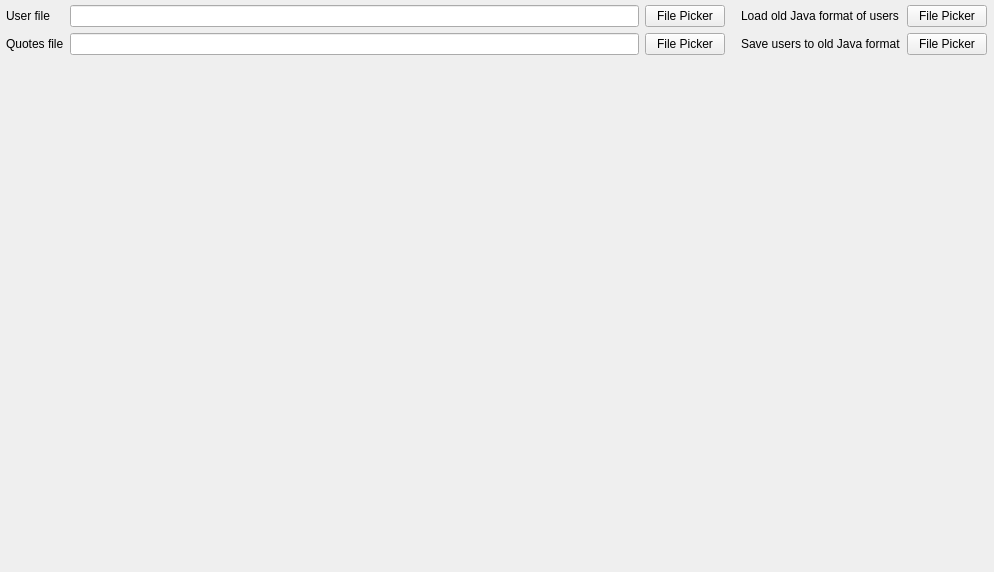
<?xml version="1.0" encoding="UTF-8"?>
<ui version="4.0">
 <class>MainWindow</class>
 <widget class="QMainWindow" name="MainWindow">
  <property name="geometry">
   <rect>
    <x>0</x>
    <y>0</y>
    <width>994</width>
    <height>572</height>
   </rect>
  </property>
  <property name="windowTitle">
   <string>MainWindow</string>
  </property>
  <widget class="QWidget" name="centralwidget">
   <widget class="QWidget" name="horizontalLayoutWidget">
    <property name="geometry">
     <rect>
      <x>1</x>
      <y>0</y>
      <width>991</width>
      <height>551</height>
     </rect>
    </property>
    <layout class="QHBoxLayout" name="horizontalLayout">
     <item>
      <layout class="QGridLayout" name="gridLayoutLeft">
       <property name="leftMargin">
        <number>5</number>
       </property>
       <property name="topMargin">
        <number>5</number>
       </property>
       <property name="rightMargin">
        <number>5</number>
       </property>
       <property name="bottomMargin">
        <number>5</number>
       </property>
       <item row="0" column="1">
        <widget class="QLineEdit" name="editUserFile"/>
       </item>
       <item row="0" column="0">
        <widget class="QLabel" name="lblUserFile">
         <property name="text">
          <string>User file</string>
         </property>
         <property name="buddy">
          <cstring>editUserFile</cstring>
         </property>
        </widget>
       </item>
       <item row="2" column="0">
        <spacer name="verticalSpacer">
         <property name="orientation">
          <enum>Qt::Vertical</enum>
         </property>
         <property name="sizeHint" stdset="0">
          <size>
           <width>20</width>
           <height>40</height>
          </size>
         </property>
        </spacer>
       </item>
       <item row="0" column="2">
        <widget class="QPushButton" name="pickerUserFile">
         <property name="text">
          <string>File Picker</string>
         </property>
        </widget>
       </item>
       <item row="1" column="0">
        <widget class="QLabel" name="lblQuotesFile">
         <property name="text">
          <string>Quotes file</string>
         </property>
         <property name="buddy">
          <cstring>editQuotesFile</cstring>
         </property>
        </widget>
       </item>
       <item row="1" column="1">
        <widget class="QLineEdit" name="editQuotesFile"/>
       </item>
       <item row="1" column="2">
        <widget class="QPushButton" name="pickerQuotesFile">
         <property name="text">
          <string>File Picker</string>
         </property>
        </widget>
       </item>
      </layout>
     </item>
     <item>
      <layout class="QGridLayout" name="gridLayout">
       <property name="leftMargin">
        <number>5</number>
       </property>
       <property name="topMargin">
        <number>5</number>
       </property>
       <property name="rightMargin">
        <number>5</number>
       </property>
       <property name="bottomMargin">
        <number>5</number>
       </property>
       <item row="0" column="1">
        <widget class="QPushButton" name="pickerOldUserFile">
         <property name="text">
          <string>File Picker</string>
         </property>
        </widget>
       </item>
       <item row="0" column="0">
        <widget class="QLabel" name="lblLoadOldFile">
         <property name="text">
          <string>Load old Java format of users</string>
         </property>
         <property name="buddy">
          <cstring>pickerOldUserFile</cstring>
         </property>
        </widget>
       </item>
       <item row="2" column="0">
        <spacer name="verticalSpacer_2">
         <property name="orientation">
          <enum>Qt::Vertical</enum>
         </property>
         <property name="sizeHint" stdset="0">
          <size>
           <width>20</width>
           <height>40</height>
          </size>
         </property>
        </spacer>
       </item>
       <item row="1" column="0">
        <widget class="QLabel" name="lblSaveOldFile">
         <property name="text">
          <string>Save users to old Java format</string>
         </property>
         <property name="buddy">
          <cstring>pickerSaveOldUserFile</cstring>
         </property>
        </widget>
       </item>
       <item row="1" column="1">
        <widget class="QPushButton" name="pickerSaveOldUserFile">
         <property name="text">
          <string>File Picker</string>
         </property>
        </widget>
       </item>
      </layout>
     </item>
    </layout>
   </widget>
  </widget>
  <widget class="QMenuBar" name="menubar">
   <property name="geometry">
    <rect>
     <x>0</x>
     <y>0</y>
     <width>994</width>
     <height>21</height>
    </rect>
   </property>
  </widget>
 </widget>
 <tabstops>
  <tabstop>editUserFile</tabstop>
  <tabstop>pickerUserFile</tabstop>
  <tabstop>editQuotesFile</tabstop>
  <tabstop>pickerQuotesFile</tabstop>
  <tabstop>pickerOldUserFile</tabstop>
  <tabstop>pickerSaveOldUserFile</tabstop>
 </tabstops>
 <resources/>
 <connections>
  <connection>
   <sender>pickerUserFile</sender>
   <signal>clicked()</signal>
   <receiver>MainWindow</receiver>
   <slot>pickUsersFile()</slot>
   <hints>
    <hint type="sourcelabel">
     <x>707</x>
     <y>38</y>
    </hint>
    <hint type="destinationlabel">
     <x>499</x>
     <y>299</y>
    </hint>
   </hints>
  </connection>
  <connection>
   <sender>pickerQuotesFile</sender>
   <signal>clicked()</signal>
   <receiver>MainWindow</receiver>
   <slot>pickQuotesFile()</slot>
   <hints>
    <hint type="sourcelabel">
     <x>707</x>
     <y>67</y>
    </hint>
    <hint type="destinationlabel">
     <x>499</x>
     <y>299</y>
    </hint>
   </hints>
  </connection>
  <connection>
   <sender>pickerOldUserFile</sender>
   <signal>clicked()</signal>
   <receiver>MainWindow</receiver>
   <slot>loadOldFormat()</slot>
   <hints>
    <hint type="sourcelabel">
     <x>948</x>
     <y>38</y>
    </hint>
    <hint type="destinationlabel">
     <x>499</x>
     <y>299</y>
    </hint>
   </hints>
  </connection>
  <connection>
   <sender>pickerSaveOldUserFile</sender>
   <signal>clicked()</signal>
   <receiver>MainWindow</receiver>
   <slot>saveOldFormat()</slot>
   <hints>
    <hint type="sourcelabel">
     <x>948</x>
     <y>67</y>
    </hint>
    <hint type="destinationlabel">
     <x>499</x>
     <y>299</y>
    </hint>
   </hints>
  </connection>
  <connection>
   <sender>editUserFile</sender>
   <signal>editingFinished()</signal>
   <receiver>MainWindow</receiver>
   <slot>setUsersFileFinish()</slot>
   <hints>
    <hint type="sourcelabel">
     <x>364</x>
     <y>37</y>
    </hint>
    <hint type="destinationlabel">
     <x>499</x>
     <y>299</y>
    </hint>
   </hints>
  </connection>
  <connection>
   <sender>editQuotesFile</sender>
   <signal>editingFinished()</signal>
   <receiver>MainWindow</receiver>
   <slot>setQuotesFileFinish()</slot>
   <hints>
    <hint type="sourcelabel">
     <x>364</x>
     <y>66</y>
    </hint>
    <hint type="destinationlabel">
     <x>499</x>
     <y>299</y>
    </hint>
   </hints>
  </connection>
 </connections>
 <slots>
  <slot>pickUsersFile()</slot>
  <slot>pickQuotesFile()</slot>
  <slot>setUsersFile(QString)</slot>
  <slot>setQuotesFile(QString)</slot>
  <slot>loadOldFormat()</slot>
  <slot>saveOldFormat()</slot>
  <slot>setUsersFileFinish()</slot>
  <slot>setQuotesFileFinish()</slot>
 </slots>
</ui>
